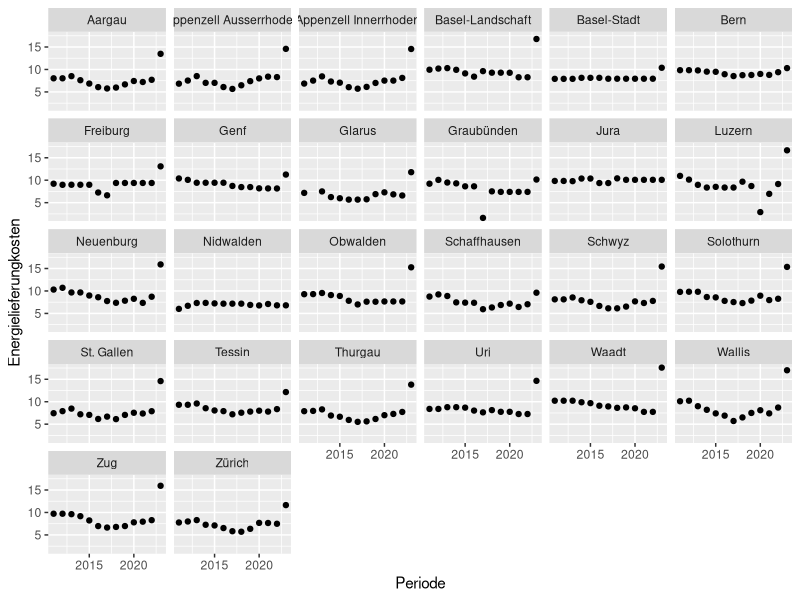
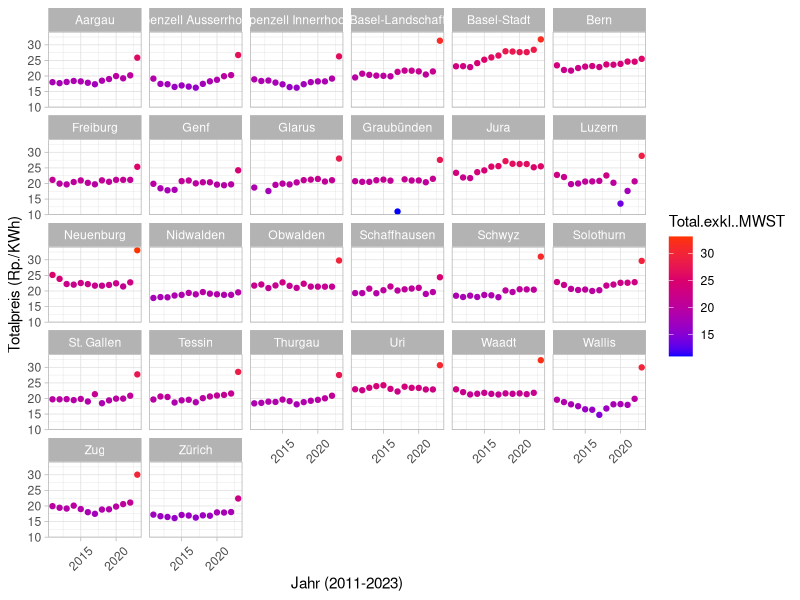

These charts were generated, in order, by the following R code:
library(tidyverse)
library(ggplot2)



df <- read.csv("Median Strompreis per Kanton.csv", encoding = "UTF-8")




df <- df %>% filter(Verbrauchsprofile.typischer.Haushalte == "H4")
df


df2 <- df %>% group_by(Periode, Kanton) %>% count() 
df2

df2 <- df2 %>% filter(n==1)

df3 <- left_join(df,df2, by=c("Periode", "Kanton"))
df3$n <- ifelse(is.na(df3$n), 2, df3$n)


df3
df3$Produkt <-  ifelse(df3$n==1, "Standardprodukt", df3$Produkt)
df3



df3 <- df3 %>% filter(Produkt == "Standardprodukt")




#What the fuck am I doint? Also es gibt nicht immer überall STandart oder günstigstes Produkt. Ich möchte aber von 2011 weg die Daten haben. Also muss ich immer das günstigste nehmen.
# es kann aber sein, dass es nur ein Standardprodutk gibt und kein günstigstes. Also filter ich, bei welchen jahrkantonen nur ein eintrag hat. also nicht günstig und standard.
# Dann mache ich dass es dort immer günstigstes steht. weilw wenn es nur eines gibt, ist es das günstigste per default. 
# Jetzt gibt es ein problem , dass die antwort auf test mit NA die antwort immer na ist. darum muss das zuesrt gefixt werden.

#Zuerst die Energielieferungskosten
t <- ggplot(df3, aes( Periode,Energielieferungkosten)) + geom_point() 

  


t + facet_wrap(vars(Kanton))#, cols = vars(fl))



#Dann alles zusammen



t <- ggplot(df3, aes( Periode,Total.exkl..MWST, color = Total.exkl..MWST)) + geom_point() +   scale_colour_gradient(
  low = "blue", 
  #mid = "black", 
  high = "#FF3300") 

t <- t+ xlab("Jahr (2011-2023)") +ylab("Totalpreis (Rp./KWh)")


t + facet_wrap(vars(Kanton)) +theme_light()  + theme(axis.text.x=element_text(angle = 45, vjust = 0.5))#, cols = vars(fl))




#t + facet_grid(vars(Kanton)) +theme_light()  + theme(axis.text.x=element_text(angle = 45, vjust = 0.5))#, cols = vars(fl))

